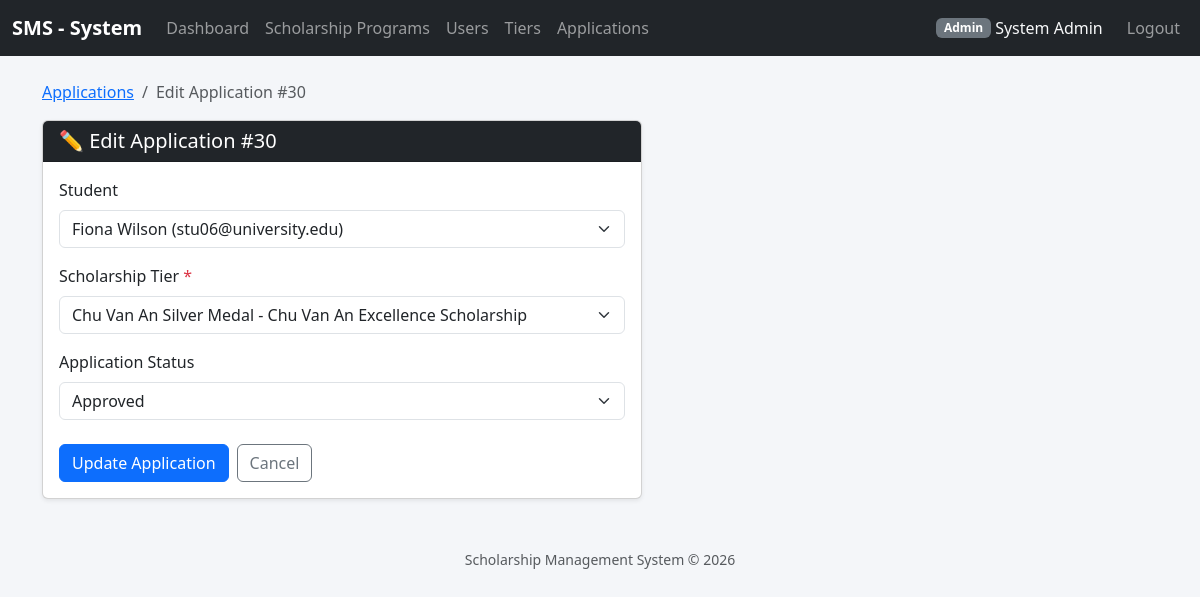
Page /index.php?controller=applications&action=edit&id=30 (signed in) on the committed database.
### tables this page shows
CREATE TABLE `applications` (
  `id` int(11) NOT NULL,
  `user_id` int(11) NOT NULL,
  `tier_id` int(11) NOT NULL,
  `profile_id` int(11) NOT NULL,
  `reviewer_id` int(11) DEFAULT NULL,
  `status` enum('pending','reviewing','approved','rejected','waitlisted') DEFAULT 'pending',
  `applied_date` timestamp NOT NULL DEFAULT current_timestamp()
);

CREATE TABLE `users` (
  `id` int(11) NOT NULL,
  `email` varchar(255) NOT NULL,
  `password_hash` varchar(255) NOT NULL,
  `full_name` varchar(150) NOT NULL,
  `role` enum('admin','student','reviewer') DEFAULT 'student',
  `created_at` timestamp NOT NULL DEFAULT current_timestamp()
);

CREATE TABLE `scholarship_tiers` (
  `id` int(11) NOT NULL,
  `program_id` int(11) NOT NULL,
  `tier_name` varchar(100) NOT NULL,
  `reward_amount` decimal(12,2) NOT NULL,
  `quota` int(11) DEFAULT 0
);

### controllers/ApplicationController.php (called while the page is built, shortened)
<?php
require_once __DIR__ . '/../models/ApplicationModel.php';
require_once __DIR__ . '/../helpers/auth.php';
class ApplicationController
{
    private ApplicationModel $model;
    public function __construct()
    {
        $this->model = new ApplicationModel();
    }
    public function edit(): void
    {
        $id = (int)($_GET['id'] ?? 0);
        $application = $this->model->getById($id);
        $students = $this->model->getAllStudents();
        $tiers = $this->model->getAllTiers();
        require __DIR__ . '/../views/applications/edit.php';
    }
}

### config/database.php (called while the page is built)
<?php
class Database
{
    private static ?PDO $instance = null;
    public static function getConnection(): PDO
    {
        if (self::$instance === null) {
            $host    = 'localhost';
            $dbname  = 'scholarship_system';
            $user    = 'root';
            $pass    = '';
            $charset = 'utf8mb4';
            $dsn = "mysql:host={$host};dbname={$dbname};charset={$charset}";
            $options = [
                PDO::ATTR_ERRMODE            => PDO::ERRMODE_EXCEPTION,
                PDO::ATTR_DEFAULT_FETCH_MODE => PDO::FETCH_ASSOC,
                PDO::ATTR_EMULATE_PREPARES   => false,
            ];
            try {
                self::$instance = new PDO($dsn, $user, $pass, $options);
            } catch (PDOException $e) {
                die('Kết nối CSDL thất bại: ' . $e->getMessage());
            }
        }
        return self::$instance;
    }
}

### models/ApplicationModel.php (called while the page is built, shortened)
<?php
require_once __DIR__ . '/../config/database.php';
class ApplicationModel
{
    private PDO $pdo;
    public function __construct()
    {
        $this->pdo = Database::getConnection();
    }
    public function getById(int $id): array|false
    {
        $stmt = $this->pdo->prepare("
            SELECT * FROM applications
            WHERE id = ?
        ");
        $stmt->execute([$id]);
        return $stmt->fetch(PDO::FETCH_ASSOC);
    }
    public function getAllStudents(): array
    {
        $stmt = $this->pdo->query("
            SELECT id, full_name, email
            FROM users
            WHERE role = 'student'
            ORDER BY full_name ASC
        ");
        return $stmt->fetchAll(PDO::FETCH_ASSOC);
    }
    public function getAllTiers(bool $onlyOpen = false): array
    {
        $sql = "
            SELECT
                st.id,
                st.tier_name,
                sp.title as program_title
            FROM scholarship_tiers st
            INNER JOIN scholarship_programs sp ON st.program_id = sp.id
        ";
        $sql .= " ORDER BY sp.title, st.tier_name";
        return $this->pdo->query($sql)->fetchAll(PDO::FETCH_ASSOC);
    }
}

### helpers/auth.php (called while the page is built, shortened)
<?php
require_once __DIR__ . '/../config/database.php';
function current_user(): ?array
{
    return $_SESSION['user'] ?? null;
}

### views/applications/edit.php (the view, shortened to what this page needs)
<?php
require_once __DIR__ . '/../partials/header.php';
$currentUser = current_user();
$isStudent = ($currentUser['role'] === 'student');
?>
<nav aria-label="breadcrumb" class="mb-3">
    <ol class="breadcrumb">
        <li class="breadcrumb-item"><a href="index.php?controller=applications&action=index">Applications</a></li>
        <li class="breadcrumb-item active">Edit Application #<?= htmlspecialchars($application['id']) ?></li>
    </ol>
</nav>
<div class="card shadow-sm" style="max-width: 600px;">
    <div class="card-header bg-dark text-white d-flex align-items-center">
        <h5 class="mb-0">✏️ Edit Application #<?= htmlspecialchars($application['id']) ?></h5>
    </div>
    <div class="card-body">
        <form method="POST" action="index.php?controller=applications&action=update" id="editApplicationForm">
            <div class="mb-3">
                <label class="form-label">Student</label>
                <?php if ($isStudent): ?>
                    <?php
                        $currentStudentLabel = $currentUser['full_name'] . ' (' . $currentUser['email'] . ')';
                    ?>
                    <p class="form-control-plaintext border rounded px-3 py-2 bg-light">
                        <strong><?= htmlspecialchars($currentStudentLabel) ?></strong>
                    </p>
                <?php else: ?>
                    <select name="user_id" id="user_id" class="form-select" required>
                        <?php foreach ($students as $student): ?>
                            <option value="<?= htmlspecialchars($student['id']) ?>"
                                    <?= ($application['user_id'] == $student['id']) ? 'selected' : '' ?>>
                                <?= htmlspecialchars($student['full_name']) ?> (<?= htmlspecialchars($student['email']) ?>)
                            </option>
                        <?php endforeach; ?>
                    </select>
                <?php endif; ?>
            </div>
            <div class="mb-3">
                <label for="tier_id" class="form-label">Scholarship Tier <span class="text-danger">*</span></label>
                <select name="tier_id" id="tier_id" class="form-select" required>
                    <?php foreach ($tiers as $tier): ?>
                        <option value="<?= htmlspecialchars($tier['id']) ?>"
                                <?= ($application['tier_id'] == $tier['id']) ? 'selected' : '' ?>>
                            <?= htmlspecialchars($tier['tier_name']) ?> - <?= htmlspecialchars($tier['program_title']) ?>
                        </option>
                    <?php endforeach; ?>
                </select>
            </div>
            <div class="mb-3">
                <label class="form-label">Application Status</label>
                <?php if ($isStudent): ?>
                    <p class="form-control-plaintext border rounded px-3 py-2 bg-light">
                        <?php
                        $statusClass = $application['status'] === 'approved' ? 'success' :
                                       ($application['status'] === 'rejected' ? 'danger' :
                                       ($application['status'] === 'reviewing' ? 'info' : 'warning text-dark'));
                        ?>
                        <span class="badge bg-<?= $statusClass ?>"><?= htmlspecialchars(ucfirst($application['status'])) ?></span>
                    </p>
                <?php else: ?>
                    <select name="status" id="status" class="form-select" required>
                        <option value="approved" <?= ($application['status'] === 'approved') ? 'selected' : '' ?>>Approved</option>
                    </select>
                <?php endif; ?>
            </div>
            <div class="d-flex gap-2 mt-4">
                <button type="submit" class="btn btn-primary">Update Application</button>
                <a href="index.php?controller=applications&action=index" class="btn btn-outline-secondary">Cancel</a>
            </div>
        </form>
    </div>
</div>
<?php require_once __DIR__ . '/../partials/footer.php'; ?>

### views/partials/header.php (style rules this page uses)
body { background-color: #f4f6f9; }

### rows in the picture
applications: id "30", user_id "Fiona Wilson (stu06@university.edu)", tier_id "Chu Van An Silver Medal - Chu Van An Excellence Scholarship", status "Approved"

### other values in the picture
$u['role'] "Admin"
$u['full_name'] "System Admin"
